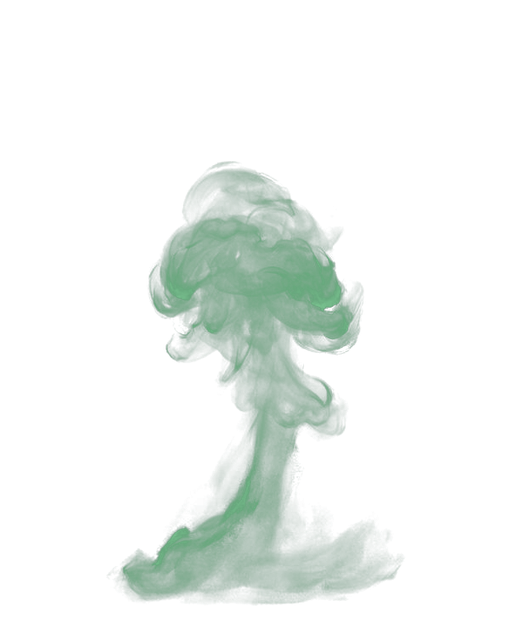
#> input picture assets/fx/death_mist/mist_01.png, 512 x 640 px; its folder holds only this picture in this run
$ python preview_death_mist_frames.py
#> lines starting #> are read from the running program, lines starting #| are printed output that depends on the picture
"""把 6 张青烟帧拼成对照图（深灰底），并打印每帧 alpha 统计。

用法：python -X utf8 tools/preview_death_mist_frames.py [帧目录] [输出png]
"""
import sys
from pathlib import Path

import numpy as np
from PIL import Image, ImageDraw

SRC = Path(sys.argv[1]) if len(sys.argv) > 1 else Path(r"D:\水滸g\game\assets\fx\death_mist")
OUT = Path(sys.argv[2]) if len(sys.argv) > 2 else Path(r"D:\水滸g\docs\preview\death-mist-frames.png")

frames = sorted(SRC.glob("mist_*.png"))
tile = (256, 320)
pad = 12
sheet = Image.new("RGB", (len(frames) * (tile[0] + pad) + pad, tile[1] + 2 * pad + 26), (18, 17, 16))
draw = ImageDraw.Draw(sheet)
for i, f in enumerate(frames, start=1):
    im = Image.open(f)
#> im is the input picture: PIL image 512x640 RGBA; mean R, G, B, A 14.8, 24.7, 19, 22.6
    a = np.asarray(im)[:, :, 3]
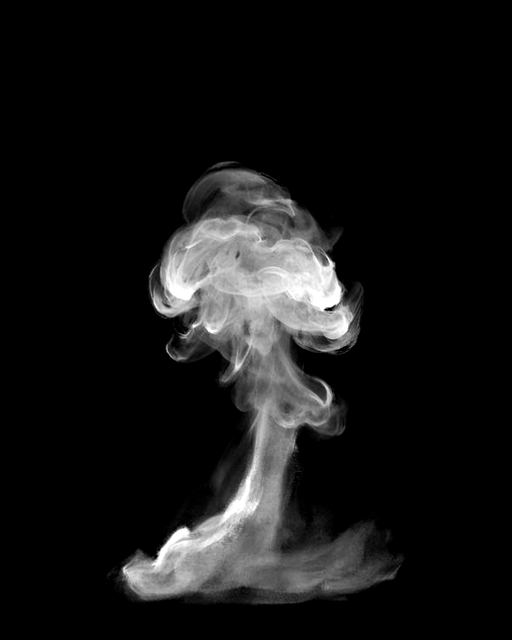
#> a: shape (640, 512); min 0, max 255, mean 22.6
    print(f.name, "alpha max", int(a.max()), "mean", round(float(a.mean()), 1),
          "cover>32", round(float((a > 32).mean() * 100), 2), "%")
#| mist_01.png alpha max 255 mean 22.6 cover>32 17.18 %
    thumb = im.resize(tile, Image.LANCZOS)
    base = Image.new("RGB", tile, (26, 24, 22))
    base = Image.alpha_composite(base.convert("RGBA"), thumb).convert("RGB")
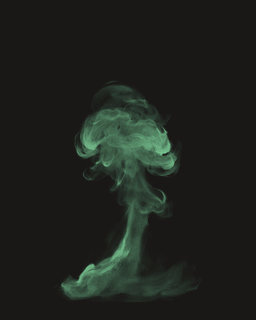
#> base: PIL image 256x320 RGB; mean R, G, B 30.9, 33.7, 29
    x = pad + (i - 1) * (tile[0] + pad)
    sheet.paste(base, (x, pad))
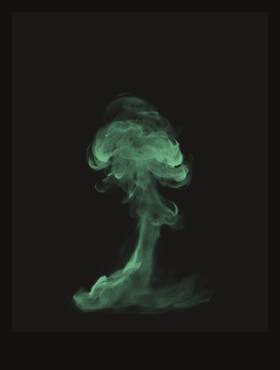
#> sheet: PIL image 280x370 RGB; mean R, G, B 28.2, 30.2, 26.3
    draw.text((x + 4, pad + tile[1] + 6), f"mist_{i:02d}", fill=(220, 214, 200))
sheet.save(OUT)
print("saved", OUT)

$ run again, on assets/fx/death_mist/mist_05.png
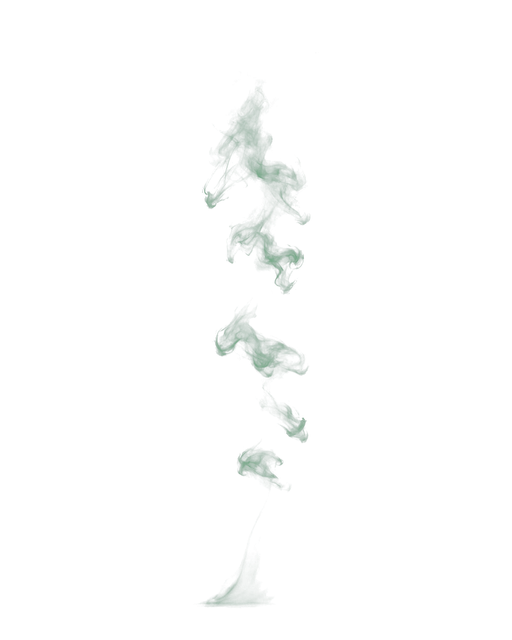
#> input picture assets/fx/death_mist/mist_05.png, 512 x 640 px
#> im is the input picture: PIL image 512x640 RGBA; mean R, G, B, A 3.1, 5.4, 4.3, 2.5
#| mist_05.png alpha max 217 mean 2.5 cover>32 2.83 %
#> `base = Image.alpha_composite(base.convert("RGBA"), thumb).convert("RGB")`:
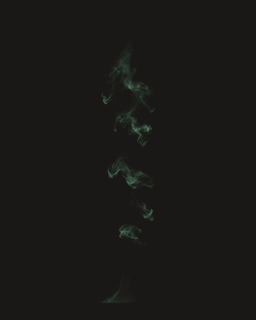
#> base: PIL image 256x320 RGB; mean R, G, B 26.4, 24.8, 22.6
#> `sheet.paste(base, (x, pad))`:
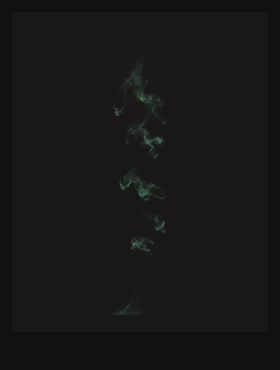
#> sheet: PIL image 280x370 RGB; mean R, G, B 24.6, 23.2, 21.2
